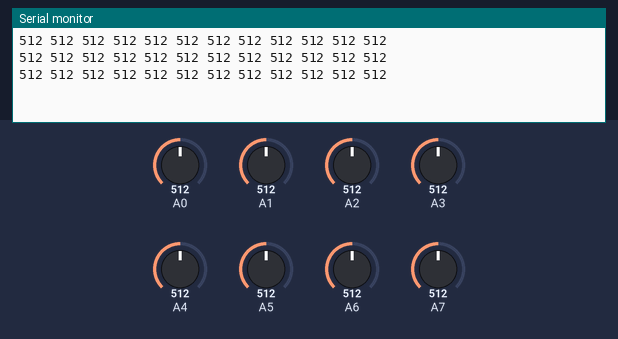
Bench run of a sketch on a simulated Arduino Uno, built with avr-gcc and run on an emulated ATmega328P. On the bench: the last lines printed to the serial monitor. Inputs (shaded band) come from the test bench; at power-on: A0 = 512, A1 = 512, A2 = 512, A3 = 512, A4 = 512, A5 = 512, A6 = 512, A7 = 512.

Above: at 1.2 s.
1.3 s: A0 set to 716
At 1.73 s:
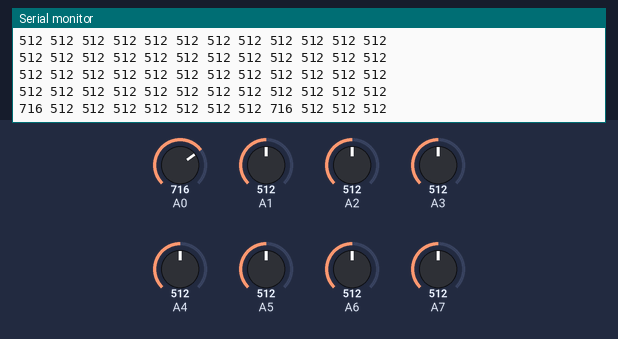
4.3 s: A1 set to 716
At 4.46 s:
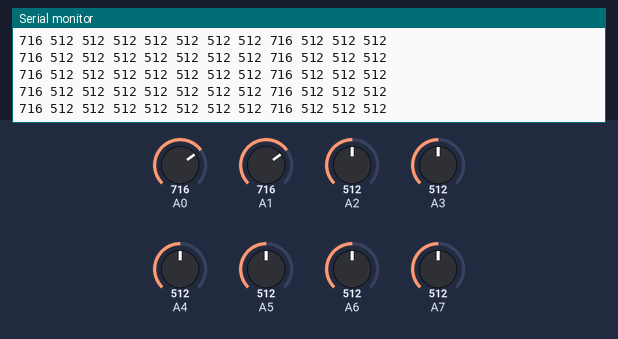
7.3 s: A2 set to 716
At 7.5 s:
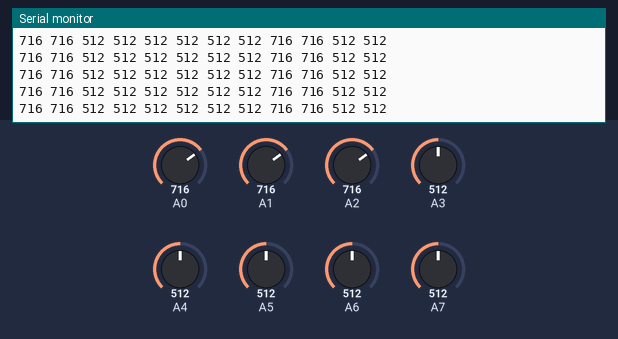
8.8 s: A3 set to 716
At 9.02 s:
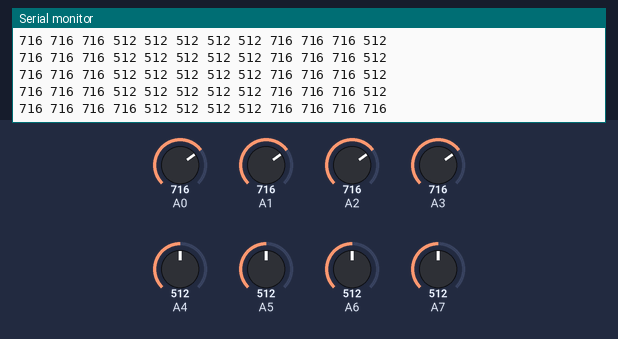
10.3 s: A4 set to 716
At 10.54 s:
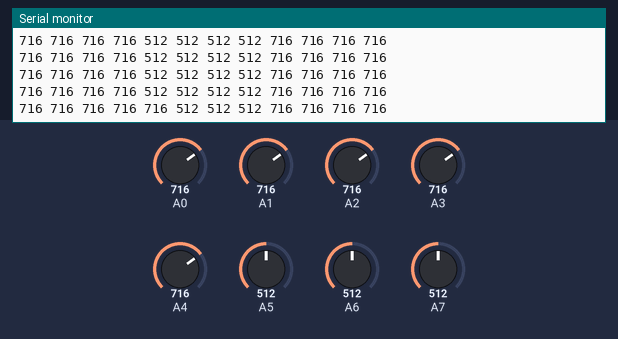
11.8 s: A5 set to 716
At 12.06 s:
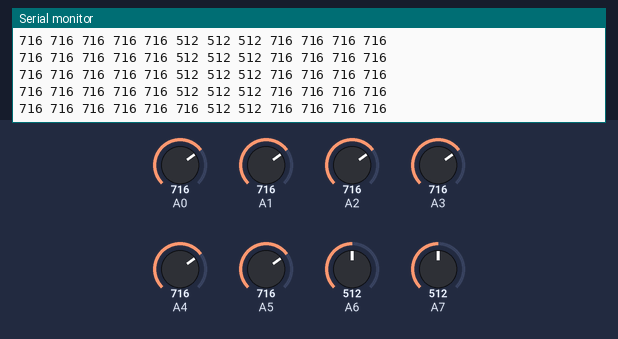

Measured:
- after the input at 1.3 s, the serial monitor: prints a new line after 0.22 s (image 1)
- after the input at 8.8 s, the serial monitor: prints a new line at once (image 4)
- after the input at 10.3 s, the serial monitor: prints a new line at once (image 5)
- after the input at 11.8 s, the serial monitor: prints a new line after 0.06 s (image 6)

The sketch:

sensors.ino
```cpp
#define DELAY 300 // temps entre enregistrement mesures
#define NB_FSR 12 //nombre capteurs de force

int pin_mean[NB_FSR]; // tableau contenant valeurs capteurs
unsigned long prev;
unsigned long time_loop; // temps debut boucle

/*
    Fonction affichage mesures
*/

void print_data(int fsr) {
  Serial.print(pin_mean[fsr]);
  Serial.print(" ");
}

void setup()
{
  Serial.begin(9600); // initialisation communication serie
  prev = millis();
}

void loop()
{
  time_loop = millis();
  if (time_loop - prev > DELAY) { // affiche la valeur des capteurs tous les DELAY ms
    for (int fsr = 0; fsr < NB_FSR; fsr++) {
      pin_mean[fsr] = analogRead(fsr);
      print_data(fsr);
    }
    Serial.println("");
    prev = millis();
  }
}
```
